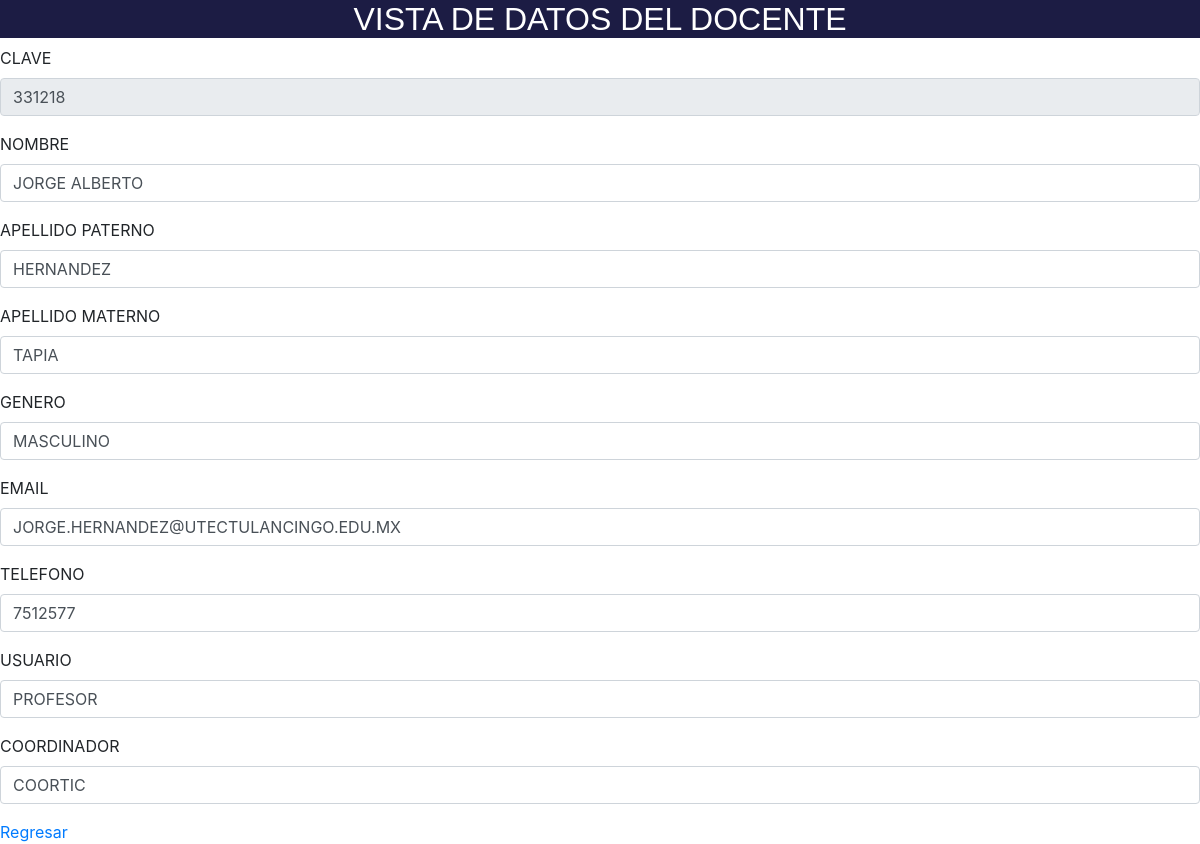
Page /view/view_docente.php?CLAVEPROFESOR=331218 on the committed database.
### tables this page shows
CREATE TABLE TBLPROFESOR(
	CLAVEPROFESOR CHAR(10)NOT NULL,
	NOMBRE_P VARCHAR(30) NULL,
	APELLIDOP_P VARCHAR(30) NULL,
	APELLIDOM_P VARCHAR(30) NULL,
	KGENERO_P VARCHAR(10) NULL,
	EMAIL_P VARCHAR(100) NULL,
	TELEFONO_P VARCHAR(10) NULL,
	CONTRASENA BLOB  NOT NULL,
	USUARIO  VARCHAR(20)  NOT NULL,
	FKCOORDINADOR CHAR(10)  NOT NULL,
    PRIMARY KEY(CLAVEPROFESOR));

### view/view_docente.php (the view, shortened to what this page needs)
<!DOCTYPE html >
<html lang="es">
	<head>
    <link href="stilos.css" rel="stylesheet" type="text/css" >
    <link rel="stylesheet" type="text/css" href="/css/stilos.css" />
  <link rel="stylesheet" href="https://maxcdn.bootstrapcdn.com/bootstrap/4.5.2/css/bootstrap.min.css">
</head>
<body>
<h2 class="stiloslabel">VISTA DE DATOS DEL DOCENTE</h2>
<?php
    $clave = $_GET['CLAVEPROFESOR'];
    $db = new SQLite3("../justificantes.db");
    $resultado = $db->query("SELECT * from TBLPROFESOR where CLAVEPROFESOR='$clave';");
    while ($row = $resultado->fetchArray()) {
        $clave = $row[ 'CLAVEPROFESOR' ];
        $profe = $row['NOMBRE_P'];
        $apellidop = $row['APELLIDOP_P'];
        $apellidom = $row['APELLIDOM_P'];
        $genero = $row['KGENERO_P'];
        $email = $row['EMAIL_P'];
        $telefono = $row['TELEFONO_P'];
        $usuario = $row['USUARIO'];
        $coordi = $row["FKCOORDINADOR"];
    }
    $form = "<div class='form-group'>
            <label for='CLAVEPROFESOR'>CLAVE</label>
            <input type='text' readonly class='form-control' id='CLAVEPROFESOR' name='CLAVEPROFESOR' aria-describedby='CLAVEPROFESOR' value='$clave'>
        </div>
        <div class='form-group'>
            <label for='NOMBRE_P'>NOMBRE</label>
            <input type='text' class='form-control' id='NOMBRE_P' name='NOMBRE_P' aria-describedby='nombre' value='$profe'>
        </div>
        <div class='form-group'>
            <label for='APELLIDOP_P'>APELLIDO PATERNO</label>
            <input type='text' class='form-control' id='APELLIDOP_P' name='APELLIDOP_P' aria-describedby='paterno' value='$apellidop'>
        </div>
        <div class='form-group'>
            <label for='APELLIDOM_P'>APELLIDO MATERNO</label>
            <input type='text' class='form-control' id='APELLIDOM_P' name='APELLIDOM_P' aria-describedby='materno' value='$apellidom'>
        </div>
        <div class='form-group'>
            <label for='GENERO_P'>GENERO</label>
            <input type='text' class='form-control' id='GENERO_P' name='GENERO_P' aria-describedby='genero' value='$genero'>
        </div>
        <div class='form-group'>
            <label for='EMAIL_P'>EMAIL</label>
            <input type='text' class='form-control' id='EMAIL_P' name='EMAIL_P' aria-describedby='email_profe' value='$email'>
        </div>
        <div class='form-group'>
          <label for='TELEFONO_P'>TELEFONO</label>
            <input type='text' class='form-control' id='TELEFONO_P' name='TELEFONO_P' aria-describedby='eltelefono' value='$telefono'>
        </div>
        <div class='form-group'>
            <label for='usuario'>USUARIO</label>
            <input type='text' class='form-control' id='USUARIO' name='USUARIO' aria-describedby='usuario' value='$usuario'>
        </div>
        <div class='form-group'>
            <label for='FKCOORDINADOR'>COORDINADOR</label>
            <input type='text' class='form-control' id='FKCOORDINADOR' name='FKCOORDINADOR' aria-describedby='cordi' value='$coordi'>
        </div>";
    print($form);
?>
 <a href="/general/registro_docente.php" aling=center>Regresar</a>
</body>
</html>

### css/stilos.css (style rules this page uses)
.stiloslabel { color: white; font-family: 'Franklin Gothic Medium', 'Arial Narrow', Arial, sans-serif; font-style: bold; width: 100%; text-align: center; background-color: #1c1c44; }

### rows in the picture
tblprofesor: CLAVEPROFESOR "331218", NOMBRE_P "JORGE ALBERTO", APELLIDOP_P "HERNANDEZ", APELLIDOM_P "TAPIA", GENERO_P "MASCULINO", EMAIL_P "JORGE.HERNANDEZ@UTECTULANCINGO.EDU.MX", TELEFONO_P "7512577", USUARIO "PROFESOR", FKCOORDINADOR "COORTIC"
